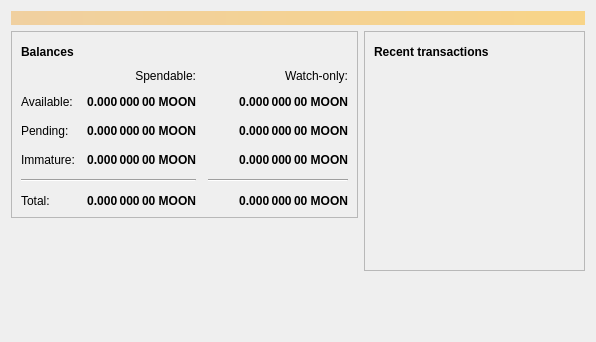
<?xml version="1.0" encoding="UTF-8"?>
<ui version="4.0">
 <class>OverviewPage</class>
 <widget class="QWidget" name="OverviewPage">
  <property name="geometry">
   <rect>
    <x>0</x>
    <y>0</y>
    <width>596</width>
    <height>342</height>
   </rect>
  </property>
  <property name="windowTitle">
   <string>Form</string>
  </property>
  <layout class="QVBoxLayout" name="topLayout">
   <item>
    <widget class="QLabel" name="labelAlerts">
     <property name="visible">
      <bool>false</bool>
     </property>
     <property name="styleSheet">
      <string notr="true">QLabel { background-color: qlineargradient(x1: 0, y1: 0, x2: 1, y2: 0, stop:0 #F0D0A0, stop:1 #F8D488); color:#000000; }</string>
     </property>
     <property name="wordWrap">
      <bool>true</bool>
     </property>
     <property name="margin">
      <number>3</number>
     </property>
     <property name="textInteractionFlags">
      <set>Qt::TextSelectableByMouse</set>
     </property>
    </widget>
   </item>
   <item>
    <layout class="QHBoxLayout" name="horizontalLayout" stretch="1,1">
     <item>
      <layout class="QVBoxLayout" name="verticalLayout_2">
       <item>
        <widget class="QFrame" name="frame">
         <property name="frameShape">
          <enum>QFrame::StyledPanel</enum>
         </property>
         <property name="frameShadow">
          <enum>QFrame::Raised</enum>
         </property>
         <layout class="QVBoxLayout" name="verticalLayout_4">
          <item>
           <layout class="QHBoxLayout" name="horizontalLayout_4">
            <item>
             <widget class="QLabel" name="label_5">
              <property name="font">
               <font>
                <weight>75</weight>
                <bold>true</bold>
               </font>
              </property>
              <property name="text">
               <string>Balances</string>
              </property>
             </widget>
            </item>
            <item>
             <widget class="QPushButton" name="labelWalletStatus">
              <property name="enabled">
               <bool>true</bool>
              </property>
              <property name="maximumSize">
               <size>
                <width>30</width>
                <height>16777215</height>
               </size>
              </property>
              <property name="toolTip">
               <string>The displayed information may be out of date. Your wallet automatically synchronizes with the Mooncoin network after a connection is established, but this process has not completed yet.</string>
              </property>
              <property name="text">
               <string/>
              </property>
              <property name="icon">
               <iconset resource="../bitcoin.qrc">
                <normaloff>:/icons/warning</normaloff>
                <disabledoff>:/icons/warning</disabledoff>:/icons/warning</iconset>
              </property>
              <property name="iconSize">
               <size>
                <width>24</width>
                <height>24</height>
               </size>
              </property>
              <property name="flat">
               <bool>true</bool>
              </property>
             </widget>
            </item>
            <item>
             <spacer name="horizontalSpacer_3">
              <property name="orientation">
               <enum>Qt::Horizontal</enum>
              </property>
              <property name="sizeHint" stdset="0">
               <size>
                <width>40</width>
                <height>20</height>
               </size>
              </property>
             </spacer>
            </item>
           </layout>
          </item>
          <item>
           <layout class="QGridLayout" name="gridLayout">
            <property name="spacing">
             <number>12</number>
            </property>
            <item row="2" column="2">
             <widget class="QLabel" name="labelWatchPending">
              <property name="font">
               <font>
                <weight>75</weight>
                <bold>true</bold>
               </font>
              </property>
              <property name="cursor">
               <cursorShape>IBeamCursor</cursorShape>
              </property>
              <property name="toolTip">
               <string>Unconfirmed transactions to watch-only addresses</string>
              </property>
              <property name="text">
               <string notr="true">0.000 000 00 MOON</string>
              </property>
              <property name="alignment">
               <set>Qt::AlignRight|Qt::AlignTrailing|Qt::AlignVCenter</set>
              </property>
              <property name="textInteractionFlags">
               <set>Qt::LinksAccessibleByMouse|Qt::TextSelectableByKeyboard|Qt::TextSelectableByMouse</set>
              </property>
             </widget>
            </item>
            <item row="2" column="1">
             <widget class="QLabel" name="labelUnconfirmed">
              <property name="font">
               <font>
                <weight>75</weight>
                <bold>true</bold>
               </font>
              </property>
              <property name="cursor">
               <cursorShape>IBeamCursor</cursorShape>
              </property>
              <property name="toolTip">
               <string>Total of transactions that have yet to be confirmed, and do not yet count toward the spendable balance</string>
              </property>
              <property name="text">
               <string notr="true">0.000 000 00 MOON</string>
              </property>
              <property name="alignment">
               <set>Qt::AlignRight|Qt::AlignTrailing|Qt::AlignVCenter</set>
              </property>
              <property name="textInteractionFlags">
               <set>Qt::LinksAccessibleByMouse|Qt::TextSelectableByKeyboard|Qt::TextSelectableByMouse</set>
              </property>
             </widget>
            </item>
            <item row="3" column="2">
             <widget class="QLabel" name="labelWatchImmature">
              <property name="font">
               <font>
                <weight>75</weight>
                <bold>true</bold>
               </font>
              </property>
              <property name="cursor">
               <cursorShape>IBeamCursor</cursorShape>
              </property>
              <property name="toolTip">
               <string>Mined balance in watch-only addresses that has not yet matured</string>
              </property>
              <property name="text">
               <string notr="true">0.000 000 00 MOON</string>
              </property>
              <property name="alignment">
               <set>Qt::AlignRight|Qt::AlignTrailing|Qt::AlignVCenter</set>
              </property>
              <property name="textInteractionFlags">
               <set>Qt::LinksAccessibleByMouse|Qt::TextSelectableByKeyboard|Qt::TextSelectableByMouse</set>
              </property>
             </widget>
            </item>
            <item row="4" column="0" colspan="2">
             <widget class="Line" name="line">
              <property name="orientation">
               <enum>Qt::Horizontal</enum>
              </property>
             </widget>
            </item>
            <item row="4" column="2">
             <widget class="Line" name="lineWatchBalance">
              <property name="sizePolicy">
               <sizepolicy hsizetype="Preferred" vsizetype="Fixed">
                <horstretch>0</horstretch>
                <verstretch>0</verstretch>
               </sizepolicy>
              </property>
              <property name="minimumSize">
               <size>
                <width>140</width>
                <height>0</height>
               </size>
              </property>
              <property name="orientation">
               <enum>Qt::Horizontal</enum>
              </property>
             </widget>
            </item>
            <item row="5" column="0">
             <widget class="QLabel" name="labelTotalText">
              <property name="text">
               <string>Total:</string>
              </property>
             </widget>
            </item>
            <item row="3" column="1">
             <widget class="QLabel" name="labelImmature">
              <property name="font">
               <font>
                <weight>75</weight>
                <bold>true</bold>
               </font>
              </property>
              <property name="cursor">
               <cursorShape>IBeamCursor</cursorShape>
              </property>
              <property name="toolTip">
               <string>Mined balance that has not yet matured</string>
              </property>
              <property name="text">
               <string notr="true">0.000 000 00 MOON</string>
              </property>
              <property name="alignment">
               <set>Qt::AlignRight|Qt::AlignTrailing|Qt::AlignVCenter</set>
              </property>
              <property name="textInteractionFlags">
               <set>Qt::LinksAccessibleByMouse|Qt::TextSelectableByKeyboard|Qt::TextSelectableByMouse</set>
              </property>
             </widget>
            </item>
            <item row="2" column="3">
             <spacer name="horizontalSpacer_2">
              <property name="orientation">
               <enum>Qt::Horizontal</enum>
              </property>
              <property name="sizeHint" stdset="0">
               <size>
                <width>40</width>
                <height>20</height>
               </size>
              </property>
             </spacer>
            </item>
            <item row="3" column="0">
             <widget class="QLabel" name="labelImmatureText">
              <property name="text">
               <string>Immature:</string>
              </property>
             </widget>
            </item>
            <item row="5" column="1">
             <widget class="QLabel" name="labelTotal">
              <property name="font">
               <font>
                <weight>75</weight>
                <bold>true</bold>
               </font>
              </property>
              <property name="cursor">
               <cursorShape>IBeamCursor</cursorShape>
              </property>
              <property name="toolTip">
               <string>Your current total balance</string>
              </property>
              <property name="text">
               <string notr="true">0.000 000 00 MOON</string>
              </property>
              <property name="alignment">
               <set>Qt::AlignRight|Qt::AlignTrailing|Qt::AlignVCenter</set>
              </property>
              <property name="textInteractionFlags">
               <set>Qt::LinksAccessibleByMouse|Qt::TextSelectableByKeyboard|Qt::TextSelectableByMouse</set>
              </property>
             </widget>
            </item>
            <item row="5" column="2">
             <widget class="QLabel" name="labelWatchTotal">
              <property name="font">
               <font>
                <weight>75</weight>
                <bold>true</bold>
               </font>
              </property>
              <property name="cursor">
               <cursorShape>IBeamCursor</cursorShape>
              </property>
              <property name="toolTip">
               <string>Current total balance in watch-only addresses</string>
              </property>
              <property name="text">
               <string notr="true">0.000 000 00 MOON</string>
              </property>
              <property name="alignment">
               <set>Qt::AlignRight|Qt::AlignTrailing|Qt::AlignVCenter</set>
              </property>
              <property name="textInteractionFlags">
               <set>Qt::LinksAccessibleByMouse|Qt::TextSelectableByKeyboard|Qt::TextSelectableByMouse</set>
              </property>
             </widget>
            </item>
            <item row="0" column="2">
             <widget class="QLabel" name="labelWatchonly">
              <property name="text">
               <string>Watch-only:</string>
              </property>
              <property name="alignment">
               <set>Qt::AlignRight|Qt::AlignTrailing|Qt::AlignVCenter</set>
              </property>
             </widget>
            </item>
            <item row="1" column="0">
             <widget class="QLabel" name="labelBalanceText">
              <property name="text">
               <string>Available:</string>
              </property>
             </widget>
            </item>
            <item row="1" column="1">
             <widget class="QLabel" name="labelBalance">
              <property name="font">
               <font>
                <weight>75</weight>
                <bold>true</bold>
               </font>
              </property>
              <property name="cursor">
               <cursorShape>IBeamCursor</cursorShape>
              </property>
              <property name="toolTip">
               <string>Your current spendable balance</string>
              </property>
              <property name="text">
               <string notr="true">0.000 000 00 MOON</string>
              </property>
              <property name="alignment">
               <set>Qt::AlignRight|Qt::AlignTrailing|Qt::AlignVCenter</set>
              </property>
              <property name="textInteractionFlags">
               <set>Qt::LinksAccessibleByMouse|Qt::TextSelectableByKeyboard|Qt::TextSelectableByMouse</set>
              </property>
             </widget>
            </item>
            <item row="1" column="2">
             <widget class="QLabel" name="labelWatchAvailable">
              <property name="font">
               <font>
                <weight>75</weight>
                <bold>true</bold>
               </font>
              </property>
              <property name="cursor">
               <cursorShape>IBeamCursor</cursorShape>
              </property>
              <property name="toolTip">
               <string>Your current balance in watch-only addresses</string>
              </property>
              <property name="text">
               <string notr="true">0.000 000 00 MOON</string>
              </property>
              <property name="alignment">
               <set>Qt::AlignRight|Qt::AlignTrailing|Qt::AlignVCenter</set>
              </property>
              <property name="textInteractionFlags">
               <set>Qt::LinksAccessibleByMouse|Qt::TextSelectableByKeyboard|Qt::TextSelectableByMouse</set>
              </property>
             </widget>
            </item>
            <item row="2" column="0">
             <widget class="QLabel" name="labelPendingText">
              <property name="text">
               <string>Pending:</string>
              </property>
             </widget>
            </item>
            <item row="0" column="1">
             <widget class="QLabel" name="labelSpendable">
              <property name="text">
               <string>Spendable:</string>
              </property>
              <property name="alignment">
               <set>Qt::AlignRight|Qt::AlignTrailing|Qt::AlignVCenter</set>
              </property>
             </widget>
            </item>
           </layout>
          </item>
         </layout>
        </widget>
       </item>
       <item>
        <spacer name="verticalSpacer">
         <property name="orientation">
          <enum>Qt::Vertical</enum>
         </property>
         <property name="sizeHint" stdset="0">
          <size>
           <width>20</width>
           <height>40</height>
          </size>
         </property>
        </spacer>
       </item>
      </layout>
     </item>
     <item>
      <layout class="QVBoxLayout" name="verticalLayout_3">
       <item>
        <widget class="QFrame" name="frame_2">
         <property name="frameShape">
          <enum>QFrame::StyledPanel</enum>
         </property>
         <property name="frameShadow">
          <enum>QFrame::Raised</enum>
         </property>
         <layout class="QVBoxLayout" name="verticalLayout">
          <item>
           <layout class="QHBoxLayout" name="horizontalLayout_2">
            <item>
             <widget class="QLabel" name="label_4">
              <property name="font">
               <font>
                <weight>75</weight>
                <bold>true</bold>
               </font>
              </property>
              <property name="text">
               <string>Recent transactions</string>
              </property>
             </widget>
            </item>
            <item>
             <widget class="QPushButton" name="labelTransactionsStatus">
              <property name="enabled">
               <bool>true</bool>
              </property>
              <property name="maximumSize">
               <size>
                <width>30</width>
                <height>16777215</height>
               </size>
              </property>
              <property name="toolTip">
               <string>The displayed information may be out of date. Your wallet automatically synchronizes with the Mooncoin network after a connection is established, but this process has not completed yet.</string>
              </property>
              <property name="text">
               <string/>
              </property>
              <property name="icon">
               <iconset resource="../bitcoin.qrc">
                <normaloff>:/icons/warning</normaloff>
                <disabledoff>:/icons/warning</disabledoff>:/icons/warning</iconset>
              </property>
              <property name="iconSize">
               <size>
                <width>24</width>
                <height>24</height>
               </size>
              </property>
              <property name="flat">
               <bool>true</bool>
              </property>
             </widget>
            </item>
            <item>
             <spacer name="horizontalSpacer">
              <property name="orientation">
               <enum>Qt::Horizontal</enum>
              </property>
              <property name="sizeHint" stdset="0">
               <size>
                <width>40</width>
                <height>20</height>
               </size>
              </property>
             </spacer>
            </item>
           </layout>
          </item>
          <item>
           <widget class="QListView" name="listTransactions">
            <property name="styleSheet">
             <string notr="true">QListView { background: transparent; }</string>
            </property>
            <property name="frameShape">
             <enum>QFrame::NoFrame</enum>
            </property>
            <property name="verticalScrollBarPolicy">
             <enum>Qt::ScrollBarAlwaysOff</enum>
            </property>
            <property name="horizontalScrollBarPolicy">
             <enum>Qt::ScrollBarAlwaysOff</enum>
            </property>
            <property name="selectionMode">
             <enum>QAbstractItemView::NoSelection</enum>
            </property>
           </widget>
          </item>
         </layout>
        </widget>
       </item>
       <item>
        <spacer name="verticalSpacer_2">
         <property name="orientation">
          <enum>Qt::Vertical</enum>
         </property>
         <property name="sizeHint" stdset="0">
          <size>
           <width>20</width>
           <height>40</height>
          </size>
         </property>
        </spacer>
       </item>
      </layout>
     </item>
    </layout>
   </item>
  </layout>
 </widget>
 <resources/>
 <connections/>
</ui>
